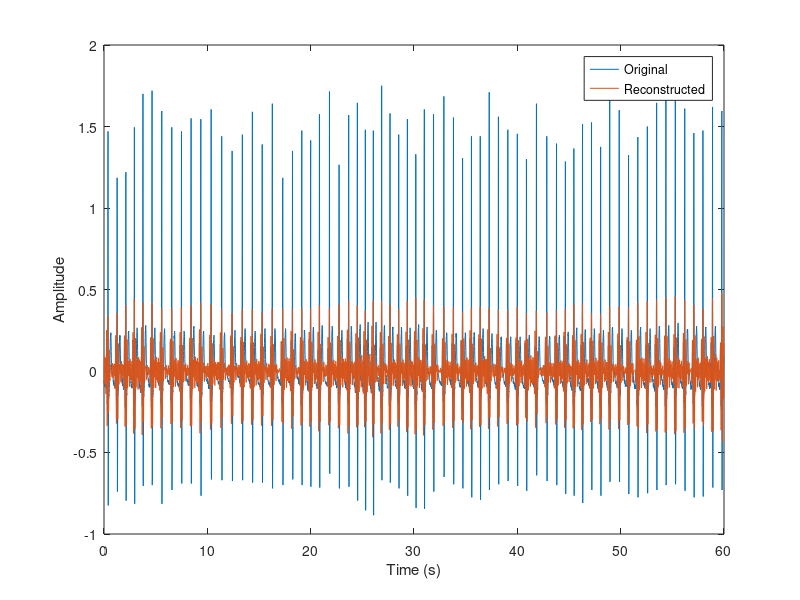

The MATLAB script that drew this image:
% Clear workspace, close figures, and clear command window
clear;
close all;
clc;

% Load ECG signal data from file
try
    ecg_signal = load('ecg.txt');
catch
    error('Failed to load ECG signal data file');
end

% Set sampling frequency (in Hz)
sampling_frequency = 100;

% Create time vector
time_vector = (0:length(ecg_signal)-1) / sampling_frequency;

% Filter the ECG signal using a bandpass filter
[b, a] = butter(2, [5, 15]/(sampling_frequency/2), 'bandpass');
filtered_ecg_signal = filtfilt(b, a, ecg_signal);

% Apply DCT to the filtered ECG signal
dct_coeffs = dct(filtered_ecg_signal);
num_coeffs = length(dct_coeffs);
num_preserved_coeffs = round(num_coeffs * 0.2);
dct_coeffs_preserved = dct_coeffs;
dct_coeffs_preserved(num_preserved_coeffs+1:end) = 0;
filtered_ecg_signal_reconstructed = idct(dct_coeffs_preserved);

% Calculate the PRD between the original ECG signal and the reconstructed signal
prd = norm(filtered_ecg_signal - filtered_ecg_signal_reconstructed) / norm(filtered_ecg_signal) * 100;

% Display the PRD
disp(['PRD: ', num2str(prd), '%']);

% Plot the original ECG signal and the reconstructed signal
figure;
plot(time_vector, ecg_signal);
hold on;
plot(time_vector, filtered_ecg_signal_reconstructed);
xlabel('Time (s)');
ylabel('Amplitude');
legend('Original', 'Reconstructed');
